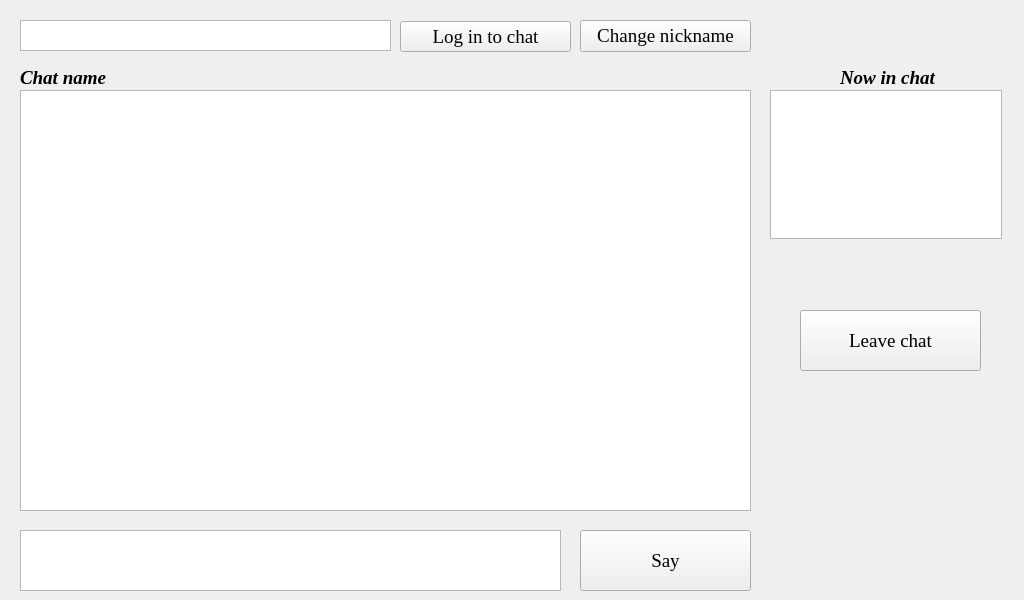
<?xml version="1.0" encoding="UTF-8"?>
<ui version="4.0">
 <class>ChatForm</class>
 <widget class="QWidget" name="ChatForm">
  <property name="geometry">
   <rect>
    <x>0</x>
    <y>0</y>
    <width>1024</width>
    <height>600</height>
   </rect>
  </property>
  <property name="sizePolicy">
   <sizepolicy hsizetype="Fixed" vsizetype="Fixed">
    <horstretch>0</horstretch>
    <verstretch>0</verstretch>
   </sizepolicy>
  </property>
  <property name="windowTitle">
   <string>Chat Room Application</string>
  </property>
  <property name="autoFillBackground">
   <bool>false</bool>
  </property>
  <widget class="QTextEdit" name="nickname_edit">
   <property name="geometry">
    <rect>
     <x>20</x>
     <y>20</y>
     <width>371</width>
     <height>31</height>
    </rect>
   </property>
   <property name="font">
    <font>
     <family>Times New Roman</family>
     <pointsize>13</pointsize>
    </font>
   </property>
   <property name="cursor" stdset="0">
    <cursorShape>IBeamCursor</cursorShape>
   </property>
   <property name="documentTitle">
    <string/>
   </property>
  </widget>
  <widget class="QListView" name="client_list">
   <property name="geometry">
    <rect>
     <x>770</x>
     <y>90</y>
     <width>232</width>
     <height>149</height>
    </rect>
   </property>
   <property name="modelColumn">
    <number>0</number>
   </property>
  </widget>
  <widget class="QTextBrowser" name="chat_body">
   <property name="geometry">
    <rect>
     <x>20</x>
     <y>90</y>
     <width>731</width>
     <height>421</height>
    </rect>
   </property>
  </widget>
  <widget class="QPushButton" name="log_in_button">
   <property name="geometry">
    <rect>
     <x>400</x>
     <y>21</y>
     <width>171</width>
     <height>31</height>
    </rect>
   </property>
   <property name="font">
    <font>
     <family>Times New Roman</family>
     <pointsize>14</pointsize>
    </font>
   </property>
   <property name="text">
    <string>Log in to chat</string>
   </property>
  </widget>
  <widget class="QPushButton" name="change_button">
   <property name="geometry">
    <rect>
     <x>580</x>
     <y>20</y>
     <width>171</width>
     <height>32</height>
    </rect>
   </property>
   <property name="font">
    <font>
     <family>Times New Roman</family>
     <pointsize>14</pointsize>
    </font>
   </property>
   <property name="text">
    <string>Change nickname</string>
   </property>
  </widget>
  <widget class="QTextEdit" name="message_edit">
   <property name="geometry">
    <rect>
     <x>20</x>
     <y>530</y>
     <width>541</width>
     <height>61</height>
    </rect>
   </property>
   <property name="font">
    <font>
     <family>Times New Roman</family>
     <pointsize>14</pointsize>
    </font>
   </property>
  </widget>
  <widget class="QPushButton" name="say_button">
   <property name="geometry">
    <rect>
     <x>580</x>
     <y>530</y>
     <width>171</width>
     <height>61</height>
    </rect>
   </property>
   <property name="font">
    <font>
     <family>Times New Roman</family>
     <pointsize>14</pointsize>
    </font>
   </property>
   <property name="text">
    <string>Say</string>
   </property>
  </widget>
  <widget class="QLabel" name="label">
   <property name="geometry">
    <rect>
     <x>840</x>
     <y>70</y>
     <width>101</width>
     <height>16</height>
    </rect>
   </property>
   <property name="font">
    <font>
     <family>Times New Roman</family>
     <pointsize>14</pointsize>
     <weight>75</weight>
     <italic>true</italic>
     <bold>true</bold>
    </font>
   </property>
   <property name="text">
    <string>Now in chat</string>
   </property>
  </widget>
  <widget class="QPushButton" name="leave_chat_button">
   <property name="geometry">
    <rect>
     <x>800</x>
     <y>310</y>
     <width>181</width>
     <height>61</height>
    </rect>
   </property>
   <property name="font">
    <font>
     <family>Times New Roman</family>
     <pointsize>14</pointsize>
    </font>
   </property>
   <property name="text">
    <string>Leave chat</string>
   </property>
  </widget>
  <widget class="QLabel" name="chat_name_lable">
   <property name="geometry">
    <rect>
     <x>20</x>
     <y>70</y>
     <width>371</width>
     <height>16</height>
    </rect>
   </property>
   <property name="font">
    <font>
     <family>Times New Roman</family>
     <pointsize>14</pointsize>
     <weight>75</weight>
     <italic>true</italic>
     <bold>true</bold>
    </font>
   </property>
   <property name="text">
    <string>Chat name</string>
   </property>
  </widget>
 </widget>
 <resources/>
 <connections/>
</ui>
